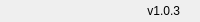
              <widget class="QFrame" name="bottomBar">
               <property name="minimumSize">
                <size>
                 <width>0</width>
                 <height>22</height>
                </size>
               </property>
               <property name="maximumSize">
                <size>
                 <width>16777215</width>
                 <height>22</height>
                </size>
               </property>
               <property name="frameShape">
                <enum>QFrame::NoFrame</enum>
               </property>
               <property name="frameShadow">
                <enum>QFrame::Raised</enum>
               </property>
               <layout class="QHBoxLayout" name="horizontalLayout_5">
                <property name="spacing">
                 <number>0</number>
                </property>
                <property name="leftMargin">
                 <number>0</number>
                </property>
                <property name="topMargin">
                 <number>0</number>
                </property>
                <property name="rightMargin">
                 <number>0</number>
                </property>
                <property name="bottomMargin">
                 <number>0</number>
                </property>
                <item>
                 <widget class="QLabel" name="creditsLabel">
                  <property name="maximumSize">
                   <size>
                    <width>16777215</width>
                    <height>16</height>
                   </size>
                  </property>
                  <property name="font">
                   <font>
                    <family>Segoe UI</family>
                    <pointsize>-1</pointsize>
                    <weight>50</weight>
                    <italic>false</italic>
                    <bold>false</bold>
                   </font>
                  </property>
                  <property name="text">
                   <string/>
                  </property>
                  <property name="alignment">
                   <set>Qt::AlignLeading|Qt::AlignLeft|Qt::AlignVCenter</set>
                  </property>
                 </widget>
                </item>
                <item>
                 <widget class="QLabel" name="version">
                  <property name="text">
                   <string>v1.0.3</string>
                  </property>
                  <property name="alignment">
                   <set>Qt::AlignRight|Qt::AlignTrailing|Qt::AlignVCenter</set>
                  </property>
                 </widget>
                </item>
                <item>
                 <widget class="QFrame" name="frame_size_grip">
                  <property name="minimumSize">
                   <size>
                    <width>20</width>
                    <height>0</height>
                   </size>
                  </property>
                  <property name="maximumSize">
                   <size>
                    <width>20</width>
                    <height>16777215</height>
                   </size>
                  </property>
                  <property name="frameShape">
                   <enum>QFrame::NoFrame</enum>
                  </property>
                  <property name="frameShadow">
                   <enum>QFrame::Raised</enum>
                  </property>
                 </widget>
                </item>
               </layout>
              </widget>
